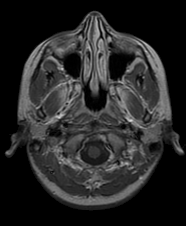
#> input picture sample_data/mri-stack.tif, 186 x 226 px
$ python make_sample_dicom.py
#> lines starting #> are read from the running program, lines starting #| are printed output that depends on the picture
### medviewer/dicom_writer.py
from __future__ import annotations
import struct
import numpy as np
from .dicomlite import LONG_VRS, TS_EXPLICIT_LE, TS_IMPLICIT_LE


def _pad(b: bytes, vr: str) -> bytes:
    if len(b) % 2:
        b += b"\x00" if vr in ("UI", "OB") else b" "
    return b


def _elem(tag, vr: str, value: bytes, explicit: bool) -> bytes:
    value = _pad(value, vr)
    g, e = tag
    if not explicit:
        return struct.pack("<HHI", g, e, len(value)) + value
    if vr.encode() in LONG_VRS:
        return struct.pack("<HH2sHI", g, e, vr.encode(), 0, len(value)) + value
    return struct.pack("<HH2sH", g, e, vr.encode(), len(value)) + value


def _val(vr: str, v) -> bytes:
    if vr == "US":
        return struct.pack("<%dH" % len(np.atleast_1d(v)), *np.atleast_1d(v))
    if isinstance(v, (list, tuple, np.ndarray)):
        v = "\\".join(str(x) for x in v)
    return str(v).encode("latin-1")


def write_dicom(path, fields, pixels, explicit=True, bits=16, signed=False):
    rows, cols = pixels.shape
    dt = {8: "u1", 16: "u2", 32: "u4"}[bits]
    if signed:
        dt = dt.replace("u", "i")
    base = [
        ((0x0028, 0x0002), "US", 1),
        ((0x0028, 0x0004), "CS", "MONOCHROME2"),
        ((0x0028, 0x0010), "US", rows),
        ((0x0028, 0x0011), "US", cols),
        ((0x0028, 0x0100), "US", bits),
        ((0x0028, 0x0101), "US", bits),
        ((0x0028, 0x0102), "US", bits - 1),
        ((0x0028, 0x0103), "US", 1 if signed else 0),
    ]
    allf = sorted(list(fields) + base, key=lambda t: t[0])
    body = b"".join(_elem(t, vr, _val(vr, v), explicit) for t, vr, v in allf)
    px = np.ascontiguousarray(pixels.astype("<" + dt)).tobytes()
    body += _elem((0x7FE0, 0x0010), "OW", px, explicit)
    ts = TS_EXPLICIT_LE if explicit else TS_IMPLICIT_LE
    meta = _elem((0x0002, 0x0010), "UI", ts.encode(), True)
    meta = _elem((0x0002, 0x0000), "UL", struct.pack("<I", len(meta)), True) + meta
    with open(path, "wb") as f:
        f.write(b"\x00" * 128 + b"DICM" + meta + body)

### tools/make_sample_dicom.py
"""サンプルDICOMを生成する。

  python tools/make_sample_dicom.py

sample_data/dicom_ct_phantom/  : 胸部CT風の合成ファントム（肺・気管・血管入り, HU値）
sample_data/dicom_mri_head/    : sample_data/mri-stack.tif をDICOM化したもの
"""
import os
import sys

import numpy as np

ROOT = os.path.dirname(os.path.dirname(os.path.abspath(__file__)))
sys.path.insert(0, ROOT)

from medviewer.dicom_writer import write_dicom  # noqa: E402


def ct_phantom(n=64, size=128, dz=4.0, dxy=2.8, seed=0):
    """単位はHU。(Z,Y,X)。体=40HU、肺=-800HU、気管=-1000HU、脊椎=300HU、肺内血管=-100HU"""
#> called with n = 64, size = 128, dz = 4, dxy = 2.8, seed = 0
    rng = np.random.default_rng(seed)
    z, y, x = np.meshgrid(np.arange(n), np.arange(size), np.arange(size), indexing="ij")
    zc = (z - n / 2) * dz
    yc = (y - size / 2) * dxy
    xc = (x - size / 2) * dxy
    hu = np.full((n, size, size), -1000.0)
    body = (xc / 150) ** 2 + (yc / 100) ** 2 + (zc / 140) ** 2 <= 1
    hu[body] = 40.0
    lung = np.zeros_like(body)
    for sx in (-1, 1):
        lung |= ((xc - sx * 60) / 45) ** 2 + ((yc + 5) / 65) ** 2 + (zc / 100) ** 2 <= 1
    hu[lung] = -800.0
    trachea = (xc ** 2 + (yc + 30) ** 2 <= 8 ** 2) & (zc > 20) & body
    hu[trachea] = -1000.0
    hu[(xc ** 2 + (yc - 70) ** 2 <= 14 ** 2) & body] = 300.0            # 脊椎
    for k in range(40):                                                     # 血管（ランダムな短い管）
        c = np.array([rng.uniform(-90, 90), rng.uniform(-50, 50), rng.uniform(-70, 70)])
        d = rng.normal(size=3)
        d /= np.linalg.norm(d)
        for s in np.linspace(-25, 25, 30):
            p = c + s * d
            m = ((xc - p[0]) ** 2 + (yc - p[1]) ** 2 + (zc - p[2]) ** 2 <= 3.5 ** 2) & lung
            hu[m] = -100.0
    hu = np.clip(hu + rng.normal(0, 8, hu.shape), -1024, 3000)
    return hu.astype(np.int16), (dz, dxy, dxy)


def main():
    out = os.path.join(ROOT, "sample_data", "dicom_ct_phantom")
    os.makedirs(out, exist_ok=True)
    hu, (dz, dy, dx) = ct_phantom()
    uid = "1.2.826.0.1.3680043.8.498.1000"
    for i in range(hu.shape[0]):
        z = i * dz
        fields = [
            ((0x0008, 0x0060), "CS", "CT"),
            ((0x0008, 0x103E), "LO", "Chest phantom"),
            ((0x0010, 0x0010), "PN", "PHANTOM^CT"),
            ((0x0018, 0x0050), "DS", f"{dz}"),
            ((0x0020, 0x000E), "UI", uid),
            ((0x0020, 0x0013), "IS", str(i + 1)),
            ((0x0020, 0x0032), "DS", [-(hu.shape[2] / 2) * dx, -(hu.shape[1] / 2) * dy, z]),
            ((0x0020, 0x0037), "DS", [1, 0, 0, 0, 1, 0]),
            ((0x0028, 0x0030), "DS", [dy, dx]),
            ((0x0028, 0x1050), "DS", "-600"),
            ((0x0028, 0x1051), "DS", "1500"),
            ((0x0028, 0x1052), "DS", "-1024"),
            ((0x0028, 0x1053), "DS", "1"),
        ]
        write_dicom(os.path.join(out, f"IM{i + 1:04d}.dcm"), fields, (hu[i].astype(np.int32) + 1024).astype(np.uint16))
    print("wrote", out)

    tif = os.path.join(ROOT, "sample_data", "mri-stack.tif")
    if os.path.exists(tif):
        from PIL import Image, ImageSequence
        out = os.path.join(ROOT, "sample_data", "dicom_mri_head")
        os.makedirs(out, exist_ok=True)
        with Image.open(tif) as im:
#> im is the input picture: PIL image 186x226 L; min 0, max 217, mean 39.1
            frames = [np.array(f) for f in ImageSequence.Iterator(im)]
#> frames = 27 items
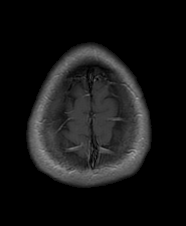
#> im: PIL image 186x226 L; min 0, max 155, mean 20.8
        uid = "1.2.826.0.1.3680043.8.498.2000"
        for i, f in enumerate(frames):
            fields = [
                ((0x0008, 0x0060), "CS", "MR"),
                ((0x0008, 0x103E), "LO", "Head MRI (from mri-stack.tif)"),
                ((0x0010, 0x0010), "PN", "SAMPLE^MRI"),
                ((0x0018, 0x0050), "DS", "5"),
                ((0x0020, 0x000E), "UI", uid),
                ((0x0020, 0x0013), "IS", str(i + 1)),
                ((0x0020, 0x0032), "DS", [0, 0, i * 5.0]),
                ((0x0020, 0x0037), "DS", [1, 0, 0, 0, 1, 0]),
                ((0x0028, 0x0030), "DS", [1.0, 1.0]),
            ]
            write_dicom(os.path.join(out, f"IM{i + 1:04d}.dcm"), fields, f.astype(np.uint16))
#> this loop made 27 passes
        print("wrote", out)
#| wrote sample_data/dicom_mri_head


if __name__ == "__main__":
    main()
